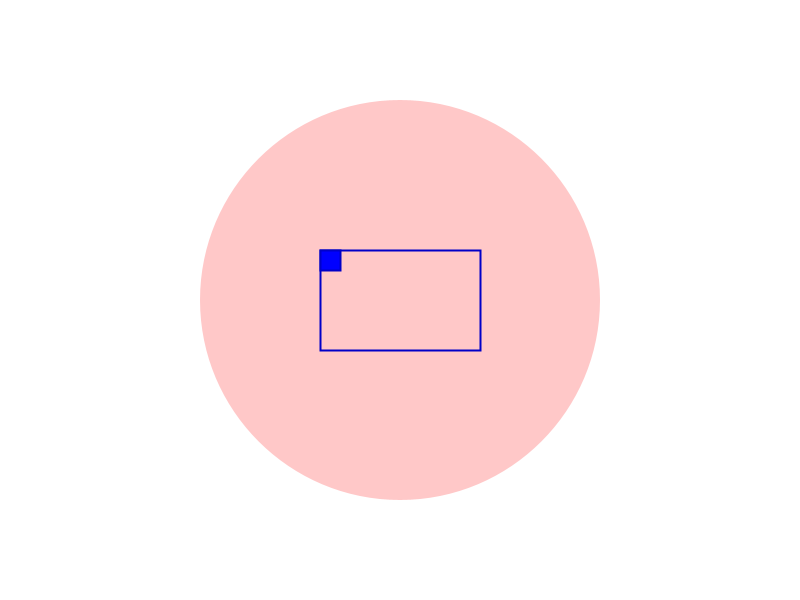
Frame 1 (no input)
Frame 60 (the mouse pressed at the canvas centre just before this capture): identical to frame 1, image omitted
Frame 120 (the mouse held since frame 60 and released just before this capture): identical to frame 1, image omitted

The Processing sketch that drew this single still picture (run headless with seeded random() and noise(); from frame 60 on, the mouse is pressed at the canvas centre):

// Processing sketch: infiniteAngle
// ── infiniteAngle.pde
// Dummy variable to simulate arduino device and match
// exisiting code Included here to get the example working
float[] controlInput = {0};
 
// New global variables required
float currAngle = 0, deltaAngle;
 
void setup() {
  size(800, 600);
}
 
void draw() { 
  background(255);
  // Draw mouse sensitive ellispe
  mouseEllipse();
  // Check for wrap over the 0 degree mark
  if (currAngle > 270 && controlInput[0] < 90)
    deltaAngle = controlInput[0] + 360 - currAngle;
  else if (controlInput[0] > 270 && currAngle < 90) {
    deltaAngle =  -(currAngle + 360 - controlInput[0]);
    println(deltaAngle);
  } else
    deltaAngle = controlInput[0] - currAngle;
  currAngle += deltaAngle * 0.9; // Alter the constant to change easing rate
  currAngle = normaliseAngle(currAngle);
 
  pushMatrix();
  imageMode(CENTER);
  translate(400, 300);
  //rotate((SmInputComp) * TWO_PI/360);
  rotate(radians(currAngle));
 
  //image(img, 0, 0); don't have the image so
  // use this to simulate an image
  stroke(0, 0, 200);
  strokeWeight(2);
  noFill();
  rect(-80, -50, 160, 100);
  fill(0, 0, 255);
  rect(-80, -50, 20, 20);
  // end of image simulator
  popMatrix();
 
  // Now uses mouse position arround centre of screeen
  // to simulate arduino input
  Serial_Loop();
}
 
void mouseEllipse() {
  fill(255, 200, 200);
  noStroke();
  ellipse(400, 300, 400, 400);
}
 
// This method takes any angle and returns the equivaent 
// angle in the range 0 to 360 degrees
float normaliseAngle(float angle) {
  while (angle < 0) angle += 360;
  while (angle > 360) angle -= 360;
  return angle;
}
 
// Simulates the input from the arduino
void Serial_Loop() {
  if (dist(mouseX, mouseY, 400, 300) < 200) {
    // Use mouse position to simulate arduino device
    float a = atan2(mouseY - 300, mouseX - 400);
    if (a < 0) a += TWO_PI;
    controlInput[0] = degrees(a);
  }
}
